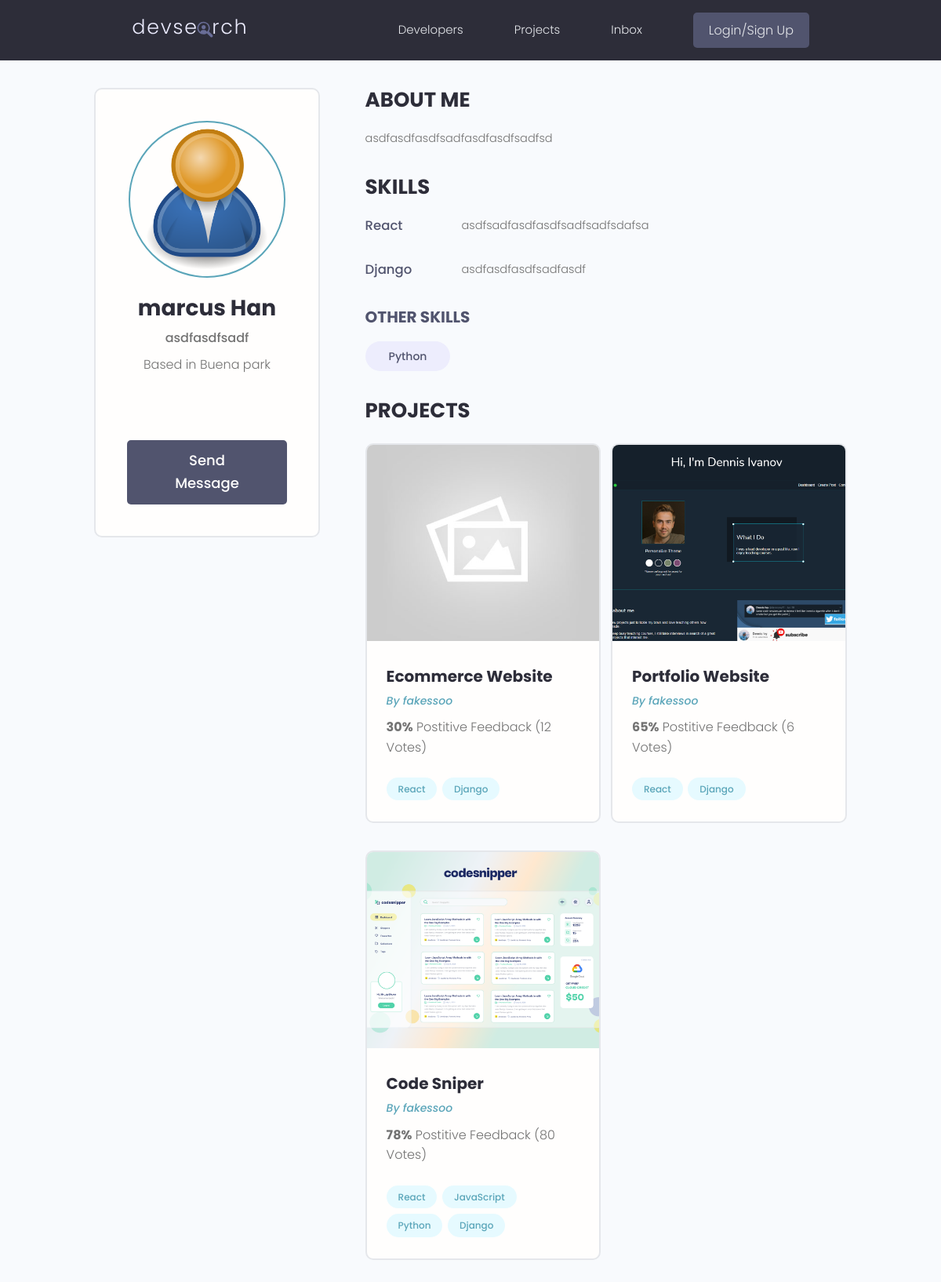
/profile/98bc2404-a90a-4871-9f40-e1de25b98537/, run on the app's committed database.
### users/models.py (models this page shows, shortened)
class Profile(models.Model):
    user = models.OneToOneField(User, on_delete=models.CASCADE, null=True, blank=True)
    name = models.CharField(max_length=200, blank=True, null=True)
    email = models.EmailField(max_length=500, blank=True, null=True)
    username = models.CharField(max_length=200, blank=True, null=True)
    location = models.CharField(max_length=200, blank=True, null=True)
    short_intro = models.CharField(max_length=200, blank=True, null=True)
    bio = models.TextField(blank=True, null=True)
    profile_image = models.ImageField(null=True, blank=True, upload_to='profiles/', default='profiles/user-default.png')
    social_github = models.CharField(max_length=200, blank=True, null=True)
    social_twitter = models.CharField(max_length=200, blank=True, null=True)
    social_linkedin = models.CharField(max_length=200, blank=True, null=True)
    social_youtube = models.CharField(max_length=200, blank=True, null=True)
    social_website = models.CharField(max_length=200, blank=True, null=True)
    created = models.DateTimeField(auto_now_add=True)
    id = models.UUIDField(default=uuid.uuid4, unique=True, primary_key=True, editable=False)
    def __str__(self) -> str:
        return str(self.username)

class Skill(models.Model):
    owner = models.ForeignKey(Profile, on_delete=models.CASCADE, null=True, blank=True)
    name = models.CharField(max_length=200, blank=True, null=True)
    description = models.TextField(null=True, blank=True)
    created = models.DateTimeField(auto_now_add=True)
    id = models.UUIDField(default=uuid.uuid4, unique=True, primary_key=True, editable=False)

### projects/models.py (models this page shows, shortened)
class Project(models.Model):
    owner = models.ForeignKey(Profile, null=True, blank=True, on_delete=models.SET_NULL)
    title = models.CharField(max_length=200)
    description = models.TextField(null=True, blank=True)
    featured_image = models.ImageField(null=True, blank=True, default="default.jpg")
    demo_link = models.CharField(max_length=2000, null=True, blank=True)
    source_link = models.CharField(max_length=2000, null=True, blank=True)
    tags = models.ManyToManyField('Tag', blank=True)
    vote_total = models.IntegerField(default=0, null=True, blank=True)
    vote_ratio = models.IntegerField(default=0, null=True, blank=True)
    created = models.DateTimeField(auto_now_add=True)
    id = models.UUIDField(default=uuid.uuid4, unique=True, primary_key=True, editable=False)

class Tag(models.Model):
    name = models.CharField(max_length=200)
    created = models.DateTimeField(auto_now_add=True)
    id = models.UUIDField(default=uuid.uuid4, unique=True, primary_key=True, editable=False)
    def __str__(self) -> str:
        return self.name

### users/views.py (the view)
# urls.py: path('profile/<str:pk>/', views.userProfile, name="user-profile"),
def userProfile(request, pk):
    profile = Profile.objects.get(id = pk)
    topSkills = profile.skill_set.exclude(description__exact="")
    otherSkills = profile.skill_set.filter(description="")
    context = {'profile': profile, 'topSkills': topSkills, 'otherSkills': otherSkills}
    return render(request, 'users/user-profile.html', context)

### users/templates/users/user-profile.html (shortened to what this page needs)
{% extends 'main.html' %}
{% block content %}
<main class="profile my-md">
    <div class="container">
      <div class="layout">
        <div class="column column--1of3">
          <div class="card text-center">
            <div class="card__body dev">
              <img class="avatar avatar--xl" src="{{ profile.profile_image.url }}" />
              <h2 class="dev__name">{{ profile.name }}</h2>
              <p class="dev__title">{{ profile.short_intro }}</p>
              <p class="dev__location">Based in {{ profile.location }}</p>
              <ul class="dev__social">
              </ul>
              <a href="#" class="btn btn--sub btn--lg">Send Message </a>
            </div>
          </div>
        </div>
        <div class="column column--2of3">
          <div class="devInfo">
            <h3 class="devInfo__title">About Me</h3>
            <p class="devInfo__about">{{ profile.bio }}</p>
          </div>
          <div class="devInfo">
            <h3 class="devInfo__title">Skills</h3>
            <div class="devInfo__skills">
              {% for skill in topSkills %}
              <div class="devSkill">
                <h4 class="devSkill__title">{{skill.name}}</h4>
                <p class="devSkill__info">{{skill.description}}</p>
              </div>
              {% endfor %}
              <h3 class="devInfo__subtitle">Other Skills</h3>
              <div class="devInfo__otherSkills">
                {% for skill in otherSkills %}
                <span class="tag tag--pill tag--sub tag--lg">
                  <small>{{skill.name}}</small>
                </span>
                {% endfor %}
              </div>
            </div>
          </div>
          <div class="devInfo">
            <h3 class="devInfo__title">Projects</h3>
            <div class="grid grid--two">
              {% for project in profile.project_set.all %}
              <div class="column">
                <div class="card project">
                  <a href="{% url 'project' project.id %}" class="project">
                    <img class="project__thumbnail" src="{{project.featured_image.url}}" alt="project thumbnail" />
                    <div class="card__body">
                      <h3 class="project__title">{{project.title}}</h3>
                      <p><a class="project__author" href="{% url 'user-profile' project.owner.id %}">By {{project.owner}}</a></p>
                      <p class="project--rating">
                        <span style="font-weight: bold;">{{project.vote_ratio}}%</span> Postitive
                        Feedback ({{project.vote_total}} Vote{{project.vote_total|pluralize:"s"}})
                      </p>
                      <div class="project__tags">
                        {% for tag in project.tags.all %}
                        <span class="tag tag--pill tag--main">
                          <small>{{tag}}</small>
                        </span>
                        {% endfor %}
                      </div>
                    </div>
                  </a>
                </div>
              </div>
              {% endfor %}
            </div>
          </div>
        </div>
      </div>
    </div>
  </main>
{% endblock content %}

### static/styles/app.css (style rules this page uses)
:root { --color-sub: #2d2d39; }
.btn--sub { background-color: var(--color-sub-light); }
.card { border: 2px solid var(--color-light); }
img { width: 100%; }
.profile .card > .dev { padding: 4rem; }
.dev__name { color: var(--color-sub); font-size: 2.8rem; font-weight: 700; margin-top: 1rem; margin-bottom: 0.5rem; }
.dev__title { font-size: 1.6rem; font-weight: 500; line-height: 1.3; }
.dev__location { margin-top: 1rem; }
.dev__social { margin: 3rem 0; list-style: none; display: flex; justify-content: center; gap: 1.5rem; }
.devInfo { margin-bottom: 3rem; }
.devInfo__title, .devInfo__subtitle { font-size: 2.6rem; color: var(--color-sub); text-transform: uppercase; font-weight: 700; margin-bottom: 1.5rem; }
.devInfo__subtitle { font-size: 2rem; color: var(--color-sub-light); }
.devInfo__about, .devSkill__info { font-size: 1.45rem; line-height: 1.7; text-align: justify; }
.devSkill { margin-bottom: 3rem; }
.devSkill__title { font-size: 1.65rem; font-weight: 500; color: var(--color-sub-light); }
@media screen and (min-width: 700px) { .devSkill { display: flex; justify-content: space-between; gap: 3rem; } }
@media screen and (min-width: 700px) { .devSkill__info { flex-basis: 80%; } }
.project__author { font-size: 1.4rem; font-style: italic; }
.project--rating { margin-bottom: 1.6em; margin-top: .5em; }
.project__thumbnail { height: 25rem; object-fit: cover; object-position: top center; }
.project__title { font-size: 2rem; font-weight: 700; color: var(--color-sub); }

### static/uikit/styles/modules/_variables.css (style rules this page uses)
:root { --color-main: #5aa5b9; --color-main-light: #e6faff; --color-sub: #3f4156; --color-sub-light: #51546e; --color-sub-lighter: #ededfd; --color-text: #737373; --color-gray: #8b8b8b; --color-light: #e5e7eb; --color-light-gray: #767676; --color-bg: #f8fafd; --color-white: #fffefd; --color-white-light: #f3f3f3; --color-success: #359e64; --color-success-bg: #def8e8; --color-error: #fc4b0b; --color-error-bg: #fff2ee; --font-base: 'Poppins', arial, helvetica, 'Segoe UI', roboto, ubuntu, sans-serif; --font-monospace: 'Fira Code', 'Courier New', courier, monospace; --font-regular: 300; --font-medium: 500; --font-bold: 700; --generic-shadow: 1px 1px 5px #00000010; --generic-transition: all 0.3s ease-in-out; }

### static/uikit/styles/modules/_base.css (style rules this page uses)
* { margin: 0; padding: 0; box-sizing: border-box; text-rendering: optimizeLegibility; color: inherit; font-size: inherit; }
html { font-size: 50%; }
@media only screen and (min-width: 480px) { html { font-size: 56.25%; } }
@media only screen and (min-width: 1200px) { html { font-size: 62.5%; } }
body { line-height: 1.6; font-weight: 400; font-size: 1.5rem; color: var(--color-text); background-color: var(--color-bg); min-height: 100vh; }

### static/uikit/styles/modules/_typography.css (style rules this page uses)
* { font-family: var(--font-base); }
h2 { font-size: 3.6rem; font-weight: var(--font-bold); }
h3 { font-size: 3.2rem; font-weight: var(--font-medium); }
h4 { font-size: 2.8rem; font-weight: var(--font-medium); }
p, span, strong { font-size: 1.6rem; color: var(--color-text); font-weight: var(--font-regular); }
a { padding-bottom: 2px; text-decoration: none; display: inline-block; color: var(--color-main); font-weight: var(--font-medium); }

### static/uikit/styles/modules/_utilities.css (style rules this page uses)
.container { width: 92%; max-width: 165rem; margin: 0 auto; box-sizing: border-box; }
@media screen and (min-width: 1000px) { .container { width: 90%; } }
@media screen and (min-width: 1200px) { .container { width: 80%; } }
.text-center { text-align: center; }
.my-md { margin: 3rem auto; }

### static/uikit/styles/modules/_avatar.css (style rules this page uses)
.avatar { border-radius: 50%; border: 2px solid var(--color-main); object-fit: cover; }
.avatar--xl { height: 20rem; width: 20rem; }

### static/uikit/styles/modules/_button.css (style rules this page uses)
.btn { display: inline-block; position: relative; cursor: pointer; background-color: var(--color-light); font-weight: var(--font-medium); color: var(--color-sub); text-decoration: none; padding: 1rem 2rem; border-radius: 0.5rem; border: none; width: -webkit-fit-content; width: -moz-fit-content; width: fit-content; height: -webkit-fit-content; height: -moz-fit-content; height: fit-content; font-size: 1.6rem; outline-width: 0; outline-color: transparent; -webkit-backface-visibility: hidden; backface-visibility: hidden; transition: all 0.3s ease-in-out; }
.btn--sub { background-color: var(--color-sub); color: var(--color-white); }
.btn--lg { font-size: 1.8rem; padding: 1.2rem 4.5rem; }

### static/uikit/styles/modules/_card.css (style rules this page uses)
.card { border-radius: 1rem; background-color: var(--color-white); border: 1.5px solid var(--color-light); width: auto; height: auto; margin-top: 0.5rem; margin-bottom: 0.5rem; overflow: hidden; }
.card__body, .card__header { padding: 2rem 2.5rem; }

### data on the page
Profile: profile_image (placeholder picture), name "marcus Han", short_intro "asdfasdfsadf", location "Buena park", bio "asdfasdfasdfsadfasdfasdfsadfsd"
Skill: name "React", description "asdfsadfasdfasdfsadfsadfsdafsa"
Skill: name "Django", description "asdfasdfasdfsadfasdf"
Skill: name "Python"
Project: featured_image (placeholder picture), title "Ecommerce Website", owner "fakessoo", vote_ratio "30", vote_total "12"
Tag: name "React"
Tag: name "Django"
Project: featured_image (picture), title "Portfolio Website", owner "fakessoo", vote_ratio "65", vote_total "6"
Project: featured_image (picture), title "Code Sniper", owner "fakessoo", vote_ratio "78", vote_total "80"
Tag: name "JavaScript"
Tag: name "Python"
